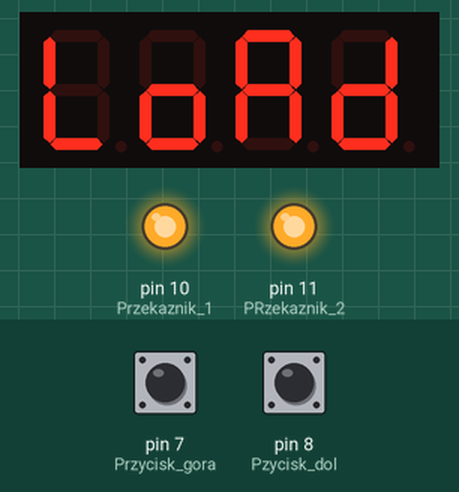
Simulated run of this sketch. Board: Arduino Uno, built with avr-gcc and run on an emulated ATmega328P. Shown: 4-digit seven-segment display, output pins drawn as LEDs (lit = HIGH). The inputs (shaded band) are chosen by the test bench; at power-on: pin 7 (Przycisk_gora) HIGH, pin 8 (Pzycisk_dol) HIGH. EEPROM starts erased.

Above: at 5.0 s.
5.1 s: pin 7 (Przycisk_gora) pulled LOW for 3.2 s
At 6.0 s:
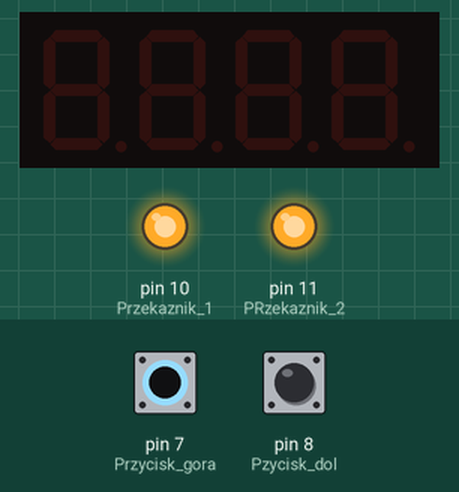
8.9 s: pin 8 (Pzycisk_dol) pulled LOW for 1 s
At 9.84 s:
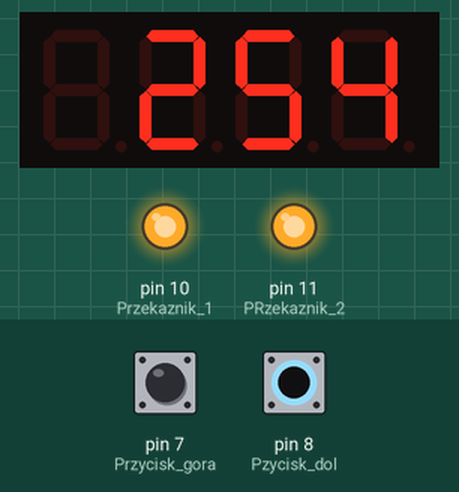
10.5 s: pin 8 (Pzycisk_dol) pulled LOW for 1 s
At 11.53 s:
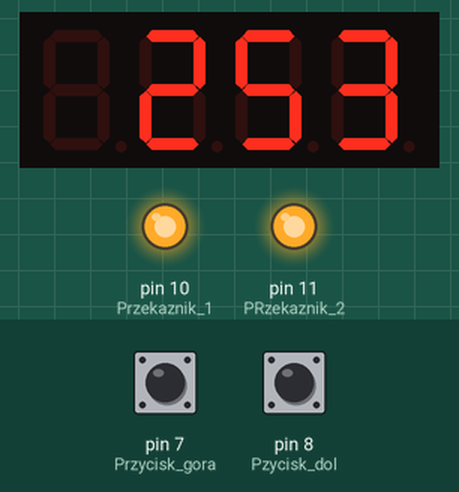
13.0 s: pin 7 (Przycisk_gora) pulled LOW for 1 s
At 13.63 s:
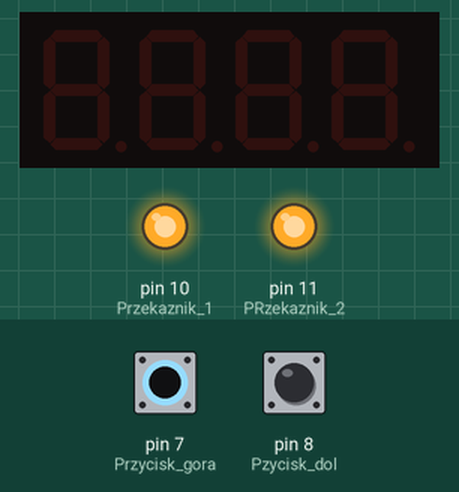
16.6 s: pin 7 (Przycisk_gora) driven LOW and pin 8 (Pzycisk_dol) driven LOW
19.6 s: pin 7 (Przycisk_gora) driven HIGH
At 20.3 s:
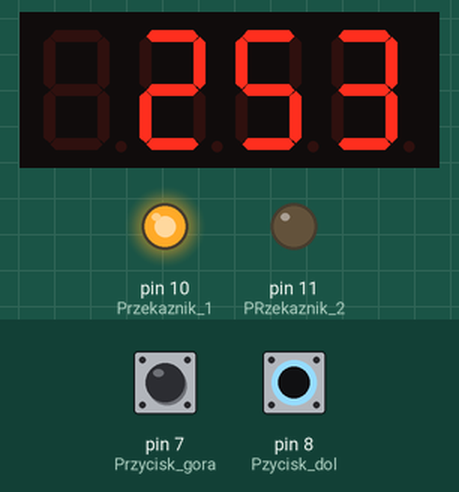
Timing chart, 0 to 22.1 s (numbered marks = the images above; inputs shaded):
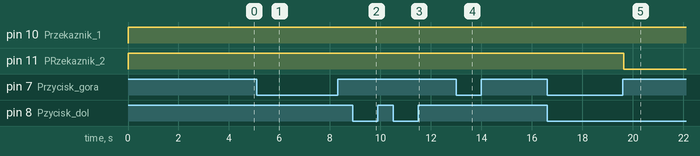

The sketch:

oprysk.ino
```cpp
#include <Servo.h>

#include <Arduino.h>
#include <TM1637Display.h>

#include <EEPROM.h>

//POCZATEK WYSWIETLACZ
#define CLK 2
#define DIO 3
TM1637Display display(CLK, DIO);
const uint8_t SEG_LOAD[] = {
  SEG_D | SEG_E | SEG_F,           // L
  SEG_C | SEG_D | SEG_E | SEG_G,   // O
  SEG_A | SEG_B | SEG_C | SEG_G | SEG_E | SEG_F,   // A
  SEG_E | SEG_B | SEG_C | SEG_D | SEG_G           // D
  };
//KONIEC WYSWIETLACZ
int czas,w;
int krok=0;
int startmilis,stopmilis;
int first=0;
void setup() {
  pinMode(10, OUTPUT); //Przekaznik 1
  pinMode(11, OUTPUT); //PRzekaznik 2
  pinMode(8, INPUT_PULLUP); //Pzycisk dol
  pinMode(7, INPUT_PULLUP); //Przycisk gora
  pinMode(4, INPUT_PULLUP); //Wrzutnik
    digitalWrite(10, HIGH);
    digitalWrite(11, HIGH);
  ladowanie();
  czas=EEPROM.read(0);
  if (digitalRead(7) == LOW) {do{mignij(czas,1,100);}while (digitalRead(7)== LOW);programuj();}
  display.showNumberDec(czas, false);
  digitalWrite(11, LOW);delay(180000);digitalWrite(11, HIGH);delay(500);
}

void loop()
{
    if (digitalRead(4) == LOW) {
      startmilis=millis();
    digitalWrite(10, LOW);
    digitalWrite(11, LOW);  w=czas*1000;  do{stopmilis=millis();first=1;}while(((stopmilis-w)<startmilis));
      }else{
    digitalWrite(10, HIGH);
    digitalWrite(11, HIGH);
    if (first==1){
      delay(200);
    digitalWrite(10, HIGH);
    digitalWrite(11, HIGH);
    first=0;
      }
      }
}

void ladowanie(){
  for(int i=0; i<4 ; i++){
  display.setBrightness(1);
  display.setSegments(SEG_LOAD);
  delay(1000);
  display.setBrightness(1, false);
  display.setSegments(SEG_LOAD);
  delay(500);
  }
  display.setBrightness(1, true);
}
void programuj(){
  bool wyjscie=false;
  do{
  mignij(czas,1,400);
  if((digitalRead(7)==LOW)&&(digitalRead(8)==LOW)){
    EEPROM.update(0,czas);
    mignij(czas,20,50);

    wyjscie=true;
  }
  if(digitalRead(7)==LOW){czas++;}
  if(digitalRead(8)==LOW){czas--;}


  }while(wyjscie==false);
}
void mignij(int liczba,int ile,int milisek){
  for (int i=0 ; i<ile ; i++){
  display.setBrightness(1,false);
  display.showNumberDec(liczba, false);
  delay(milisek);
  display.setBrightness(1,true);
  display.showNumberDec(liczba, false);
  delay(milisek);
  }
}


/*
   uint8_t data[] = { 255,255,255,255};//[0-255]
  display.setBrightness(1);//[1-7]
                            //display.encodeDigit(1)

  // All segments on
  display.setSegments(data);
  delay(4000);
  display.showNumberDec(255, false);
delay(4000);

*/


/* if (digitalRead(8) == LOW) { //Jeśli przycisk wciśnięty
    digitalWrite(10, LOW); //Włącz diodę
  } else { //Jeśli warunek nie został spełniony (przycisk nie jest wciśnięty)
    digitalWrite(10, HIGH); //Wyłącz diodę
  }
    if (digitalRead(7) == LOW) { //Jeśli przycisk wciśnięty
    digitalWrite(11, LOW); //Włącz diodę
  } else { //Jeśli warunek nie został spełniony (przycisk nie jest wciśnięty)
    digitalWrite(11, HIGH); //Wyłącz diodę
  }*/
```

Measured:
- after the input at 5.1 s, pin 11 (PRzekaznik_2): stays HIGH (without the input it goes to LOW after 1.1 s)
- after the input at 8.9 s, the display: first changes after 0.31 s (image 2 shows a later state)
- after the input at 10.5 s, the display: first changes after 0.40 s (image 3 shows a later state)
- after the input at 19.6 s, the display: changes at once (image 5)
- what the display in image 4 shows lasts 0.4 s, from 13.4 s to 13.8 s
